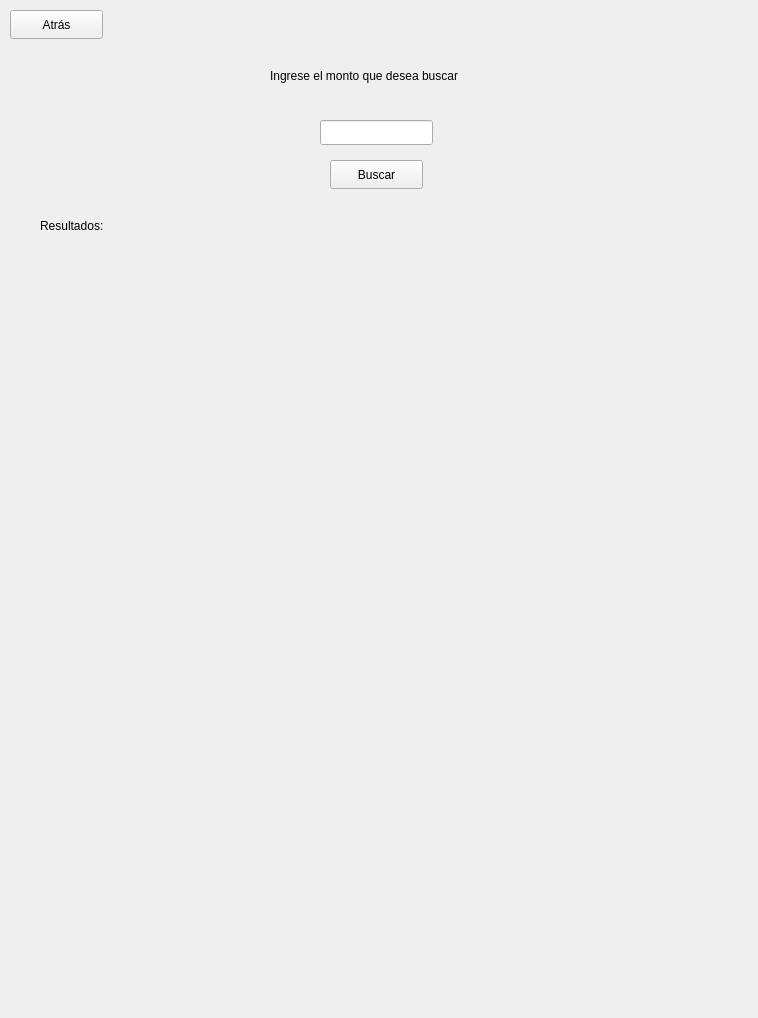
<?xml version="1.0" encoding="UTF-8"?>
<ui version="4.0">
 <class>busquedaMonto</class>
 <widget class="QWidget" name="busquedaMonto">
  <property name="geometry">
   <rect>
    <x>0</x>
    <y>0</y>
    <width>758</width>
    <height>1018</height>
   </rect>
  </property>
  <property name="windowTitle">
   <string>Form</string>
  </property>
  <widget class="QLabel" name="label">
   <property name="geometry">
    <rect>
     <x>270</x>
     <y>60</y>
     <width>261</width>
     <height>31</height>
    </rect>
   </property>
   <property name="text">
    <string>Ingrese el monto que desea buscar</string>
   </property>
  </widget>
  <widget class="QLabel" name="label_2">
   <property name="geometry">
    <rect>
     <x>40</x>
     <y>210</y>
     <width>81</width>
     <height>31</height>
    </rect>
   </property>
   <property name="text">
    <string>Resultados:</string>
   </property>
  </widget>
  <widget class="QLabel" name="resultados">
   <property name="geometry">
    <rect>
     <x>50</x>
     <y>290</y>
     <width>671</width>
     <height>711</height>
    </rect>
   </property>
   <property name="text">
    <string/>
   </property>
   <property name="alignment">
    <set>Qt::AlignHCenter|Qt::AlignTop</set>
   </property>
  </widget>
  <widget class="QLineEdit" name="respuesta">
   <property name="geometry">
    <rect>
     <x>320</x>
     <y>120</y>
     <width>113</width>
     <height>25</height>
    </rect>
   </property>
  </widget>
  <widget class="QPushButton" name="bton_atras">
   <property name="geometry">
    <rect>
     <x>10</x>
     <y>10</y>
     <width>93</width>
     <height>29</height>
    </rect>
   </property>
   <property name="text">
    <string>Atrás</string>
   </property>
  </widget>
  <widget class="QPushButton" name="btn_buscar">
   <property name="geometry">
    <rect>
     <x>330</x>
     <y>160</y>
     <width>93</width>
     <height>29</height>
    </rect>
   </property>
   <property name="text">
    <string>Buscar</string>
   </property>
  </widget>
 </widget>
 <resources/>
 <connections/>
</ui>
